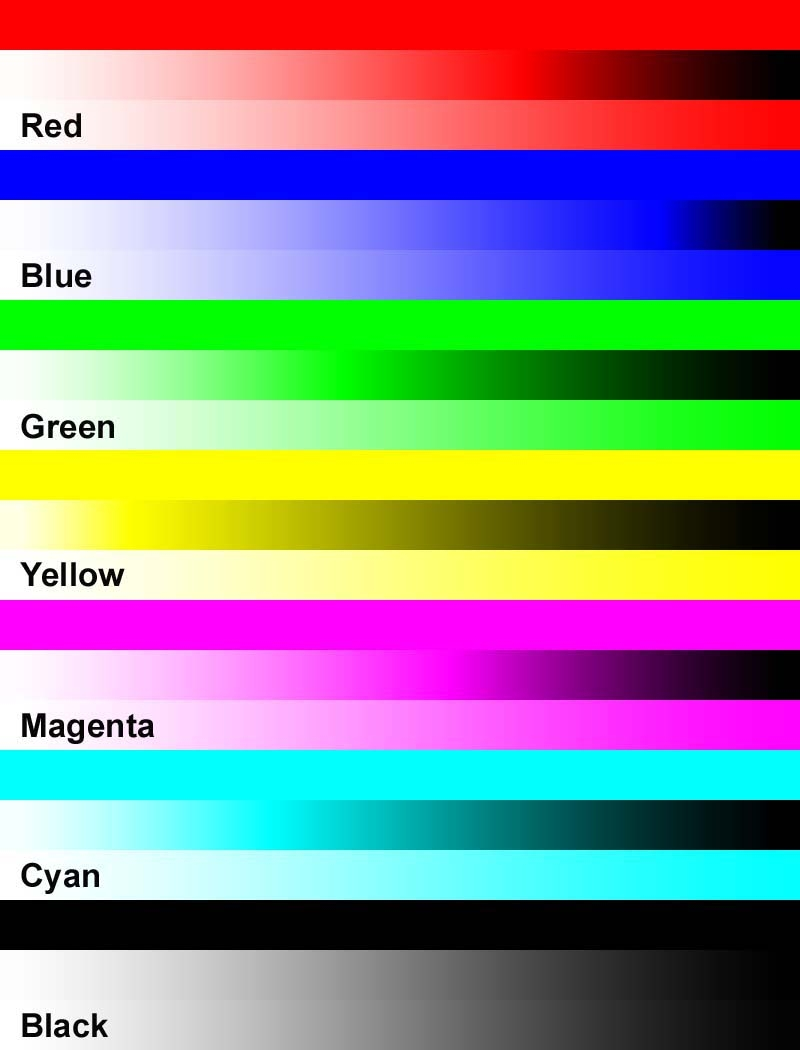
#> input picture tests/mire.jpg, 800 x 1050 px
$ python -i image.py   (imports and definitions only)   (older library calls are emulated)
#> lines starting #> are read from the running program, lines starting #| are printed output that depends on the picture; after the words box and inside, x2 and y2 are one past the last pixel; in counts of white or black regions, pixels touching at a corner belong together
#> further down, picture is the input picture: shape (1050, 800, 3); mean B, G, R 137.5, 137.7, 137.7
import cv2
import numpy as np

BLUE_RGB = (255, 0, 0)
WHITE_RGB = (255, 255, 255)


def create_mask(img):
    lower_color = np.array([0, 0, 0], np.uint8)
    upper_color = np.array([200, 255, 200], np.uint8)

    # Get an Histogram based on the color saturation of the image
    hsv = cv2.cvtColor(img, cv2.COLOR_BGR2HSV)
#> hsv: shape (1050, 800, 3); mean H, S, V 67, 161.1, 207
    # Create a mask based on the lower_color and upper_color
    return cv2.inRange(hsv, lower_color, upper_color)
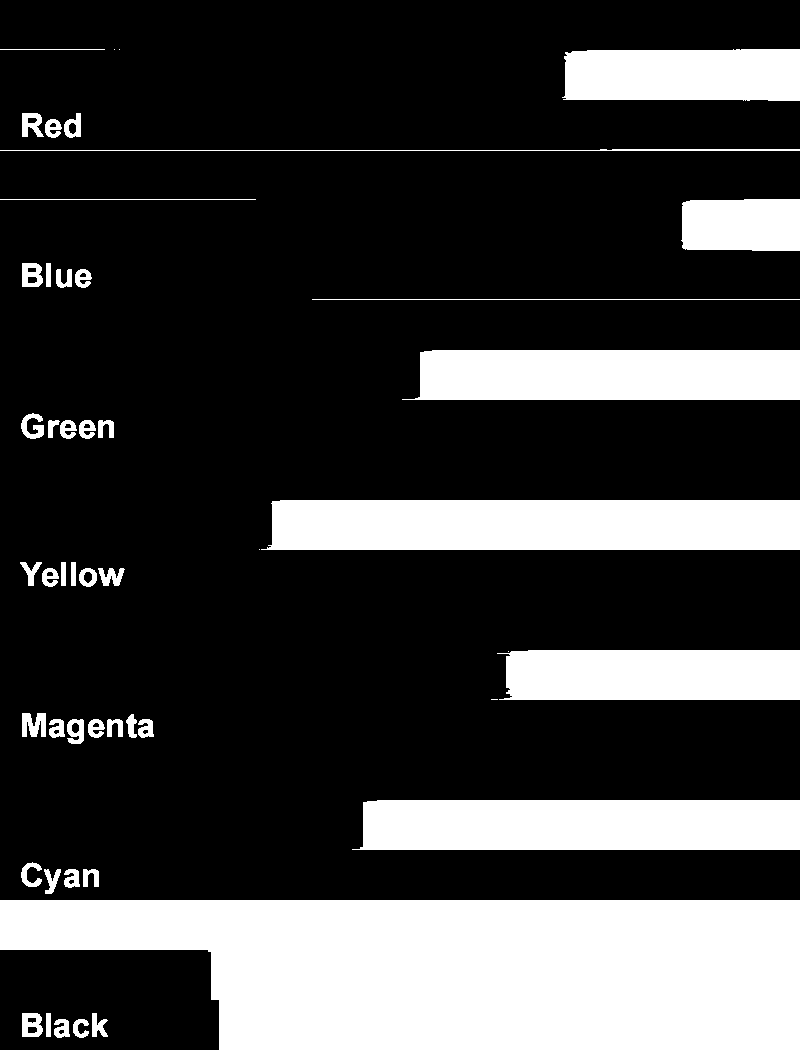
#> returned value: shape (1050, 800); 24.7% white; 50 white regions (5 under 20 px), largest, box (x1, y1, x2, y2) and area: (0, 900, 800, 1050) 98506, (261, 500, 800, 550) 26418, (352, 800, 800, 850) 21849


def erode_mask(mask):
    # Create a kernel matrix
    kernel = np.ones((5, 5), "uint8")
#> kernel = [[1, 1, 1, 1, 1], [1, 1, 1, 1, 1], [1, 1, 1, 1, 1], [1, 1, 1, 1, 1], [1, 1, 1, 1, 1]]

    # Erode the mask using the kernel
    return cv2.erode(mask, kernel, iterations=1)
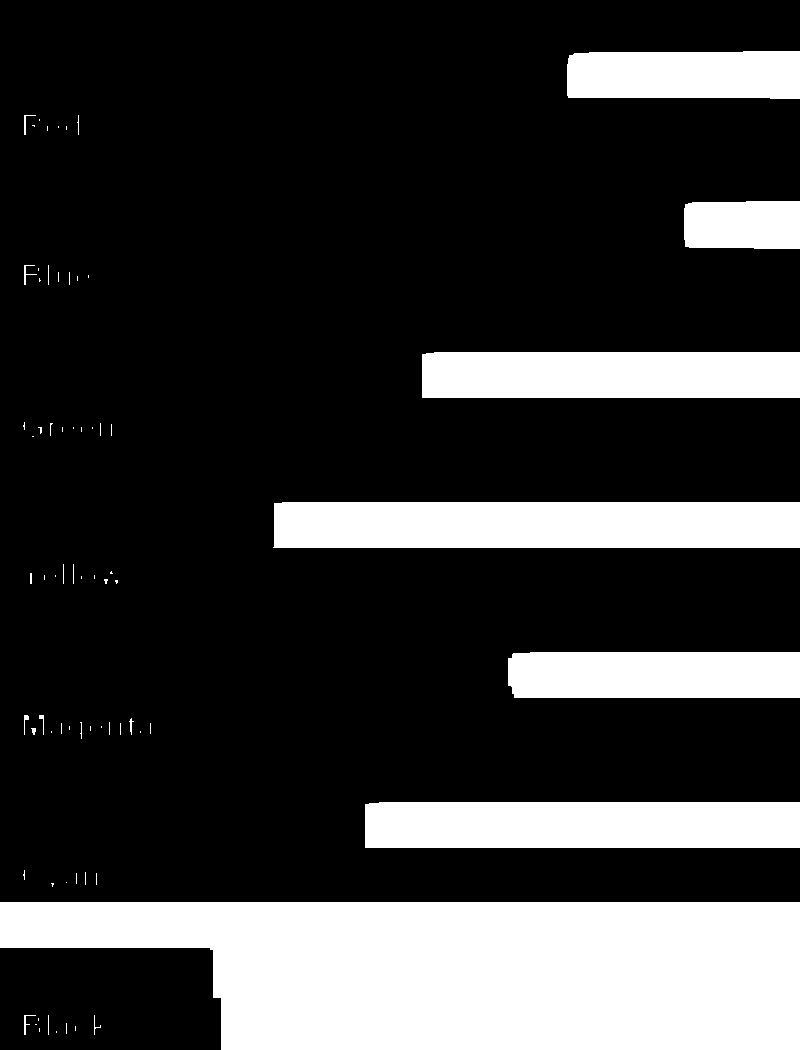
#> returned value: shape (1050, 800); 22.4% white; 71 white regions (50 under 20 px)


def bitwise(eroded_mask, img):
    return cv2.bitwise_and(img, img, mask=eroded_mask)


def get_contours(eroded_mask):
    # Return the contourns of the objects detected with the eroded mask
    (_, contours, _) = cv2.findContours(eroded_mask, cv2.RETR_TREE,
                                        cv2.CHAIN_APPROX_SIMPLE)
#> contours = 71 contours, 62 with area under 20; largest, box (x1, y1, x2, y2) and area: (0, 902, 800, 1050) 95318, (273, 502, 800, 548) 23618, (365, 802, 800, 848) 19513, (422, 352, 800, 398) 16950, (508, 652, 800, 698) 13000
    return contours


def create_coutours(img):
    return get_contours(erode_mask(create_mask(img)))


def get_area_from_contour(contour):
    # Get area from contour
    return cv2.contourArea(contour)


def draw_rectangular_contour(img, contour, area):
    # Get the rectangle bounding the contour
    x, y, w, h = cv2.boundingRect(contour)
    # Add the rectangle on the img
    img = cv2.rectangle(img, (x, y), (x + w, y + h), BLUE_RGB, 2)
    # Write Area and its (x, y) coordinates
    cv2.putText(img, "Area {}".format(area), (x, y), cv2.FONT_HERSHEY_SIMPLEX, 0.7, BLUE_RGB)

    return img


def get_mass_center(contour):
    # Get the mass center
    mass_center = cv2.moments(contour)
    x = int(mass_center['m10'] / mass_center['m00'])
    y = int(mass_center['m01'] / mass_center['m00'])

    return x, y


def draw_center(img, contour):
    cx, cy = get_mass_center(contour)
    # Add the rectangle on the img
    img = cv2.circle(img, (cx, cy), 7, WHITE_RGB, -1)

    return img


def show_image(img, title="image rendered"):
    # Show the image on a separate window
    cv2.imshow(title, img)


def escape_on_q(cap):
    # Need to press Q on the image
    if cv2.waitKey(10) & 0xFF == ord('q'):
        cap.release()
        cv2.destroyAllWindows()

>>> import cv2
>>> picture = cv2.imread('../tests/mire.jpg')
>>> result = create_coutours(picture)
#> result has the same summary as contours in get_contours
